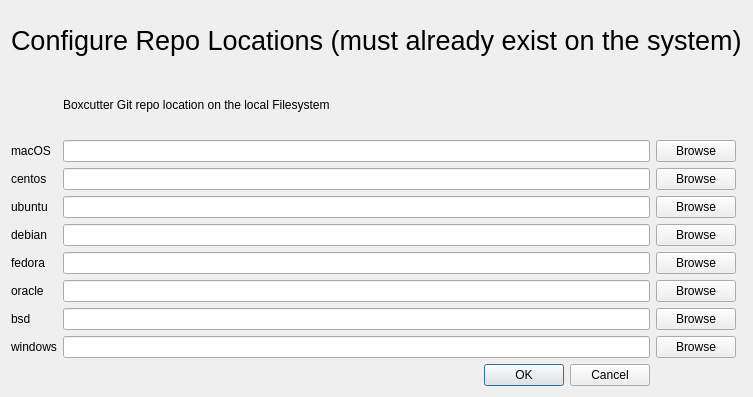
<?xml version="1.0" encoding="UTF-8"?>
<ui version="4.0">
 <class>VirtualMachineBuilder</class>
 <widget class="QDialog" name="VirtualMachineBuilder">
  <property name="geometry">
   <rect>
    <x>0</x>
    <y>0</y>
    <width>672</width>
    <height>397</height>
   </rect>
  </property>
  <property name="windowTitle">
   <string>Virtual Machine Builder</string>
  </property>
  <layout class="QGridLayout" name="gridLayout">
   <item row="0" column="0" colspan="4">
    <widget class="QLabel" name="label_11">
     <property name="font">
      <font>
       <pointsize>20</pointsize>
      </font>
     </property>
     <property name="text">
      <string>&lt;html&gt;&lt;head/&gt;&lt;body&gt;&lt;p&gt;Configure Repo Locations (must already exist on the system)&lt;/p&gt;&lt;/body&gt;&lt;/html&gt;</string>
     </property>
     <property name="textInteractionFlags">
      <set>Qt::LinksAccessibleByKeyboard|Qt::LinksAccessibleByMouse|Qt::TextBrowserInteraction|Qt::TextSelectableByKeyboard|Qt::TextSelectableByMouse</set>
     </property>
    </widget>
   </item>
   <item row="1" column="1">
    <widget class="QLabel" name="label">
     <property name="text">
      <string>Boxcutter Git repo location on the local Filesystem</string>
     </property>
    </widget>
   </item>
   <item row="2" column="0">
    <widget class="QLabel" name="label_3">
     <property name="text">
      <string>macOS</string>
     </property>
    </widget>
   </item>
   <item row="2" column="1">
    <widget class="QLineEdit" name="leMacos"/>
   </item>
   <item row="2" column="2">
    <widget class="QPushButton" name="macosBrowse">
     <property name="text">
      <string>Browse</string>
     </property>
    </widget>
   </item>
   <item row="3" column="1">
    <widget class="QLineEdit" name="leCentos"/>
   </item>
   <item row="3" column="0">
    <widget class="QLabel" name="label_4">
     <property name="text">
      <string>centos</string>
     </property>
    </widget>
   </item>
   <item row="3" column="2">
    <widget class="QPushButton" name="centosBrowse">
     <property name="text">
      <string>Browse</string>
     </property>
    </widget>
   </item>
   <item row="4" column="1">
    <widget class="QLineEdit" name="leUbuntu"/>
   </item>
   <item row="4" column="0">
    <widget class="QLabel" name="label_5">
     <property name="text">
      <string>ubuntu</string>
     </property>
    </widget>
   </item>
   <item row="4" column="2">
    <widget class="QPushButton" name="ubuntuBrowse">
     <property name="text">
      <string>Browse</string>
     </property>
    </widget>
   </item>
   <item row="5" column="1">
    <widget class="QLineEdit" name="leDebian"/>
   </item>
   <item row="5" column="0">
    <widget class="QLabel" name="label_6">
     <property name="text">
      <string>debian</string>
     </property>
    </widget>
   </item>
   <item row="5" column="2">
    <widget class="QPushButton" name="debianBrowse">
     <property name="text">
      <string>Browse</string>
     </property>
    </widget>
   </item>
   <item row="6" column="1">
    <widget class="QLineEdit" name="leFedora"/>
   </item>
   <item row="6" column="0">
    <widget class="QLabel" name="label_7">
     <property name="text">
      <string>fedora</string>
     </property>
    </widget>
   </item>
   <item row="6" column="2">
    <widget class="QPushButton" name="fedoraBrowse">
     <property name="text">
      <string>Browse</string>
     </property>
    </widget>
   </item>
   <item row="8" column="1">
    <widget class="QLineEdit" name="leBsd"/>
   </item>
   <item row="8" column="0">
    <widget class="QLabel" name="label_8">
     <property name="text">
      <string>bsd</string>
     </property>
    </widget>
   </item>
   <item row="8" column="2">
    <widget class="QPushButton" name="bsdBrowse">
     <property name="text">
      <string>Browse</string>
     </property>
    </widget>
   </item>
   <item row="7" column="0">
    <widget class="QLabel" name="label_9">
     <property name="text">
      <string>oracle</string>
     </property>
    </widget>
   </item>
   <item row="7" column="1">
    <widget class="QLineEdit" name="leOracle"/>
   </item>
   <item row="7" column="2">
    <widget class="QPushButton" name="oracleBrowse">
     <property name="text">
      <string>Browse</string>
     </property>
    </widget>
   </item>
   <item row="10" column="1">
    <widget class="QDialogButtonBox" name="buttonBox">
     <property name="standardButtons">
      <set>QDialogButtonBox::Cancel|QDialogButtonBox::Ok</set>
     </property>
    </widget>
   </item>
   <item row="9" column="0">
    <widget class="QLabel" name="label_10">
     <property name="text">
      <string>windows</string>
     </property>
    </widget>
   </item>
   <item row="9" column="1">
    <widget class="QLineEdit" name="leWindows"/>
   </item>
   <item row="9" column="2">
    <widget class="QPushButton" name="windowsBrowse">
     <property name="text">
      <string>Browse</string>
     </property>
    </widget>
   </item>
  </layout>
 </widget>
 <resources/>
 <connections/>
</ui>
